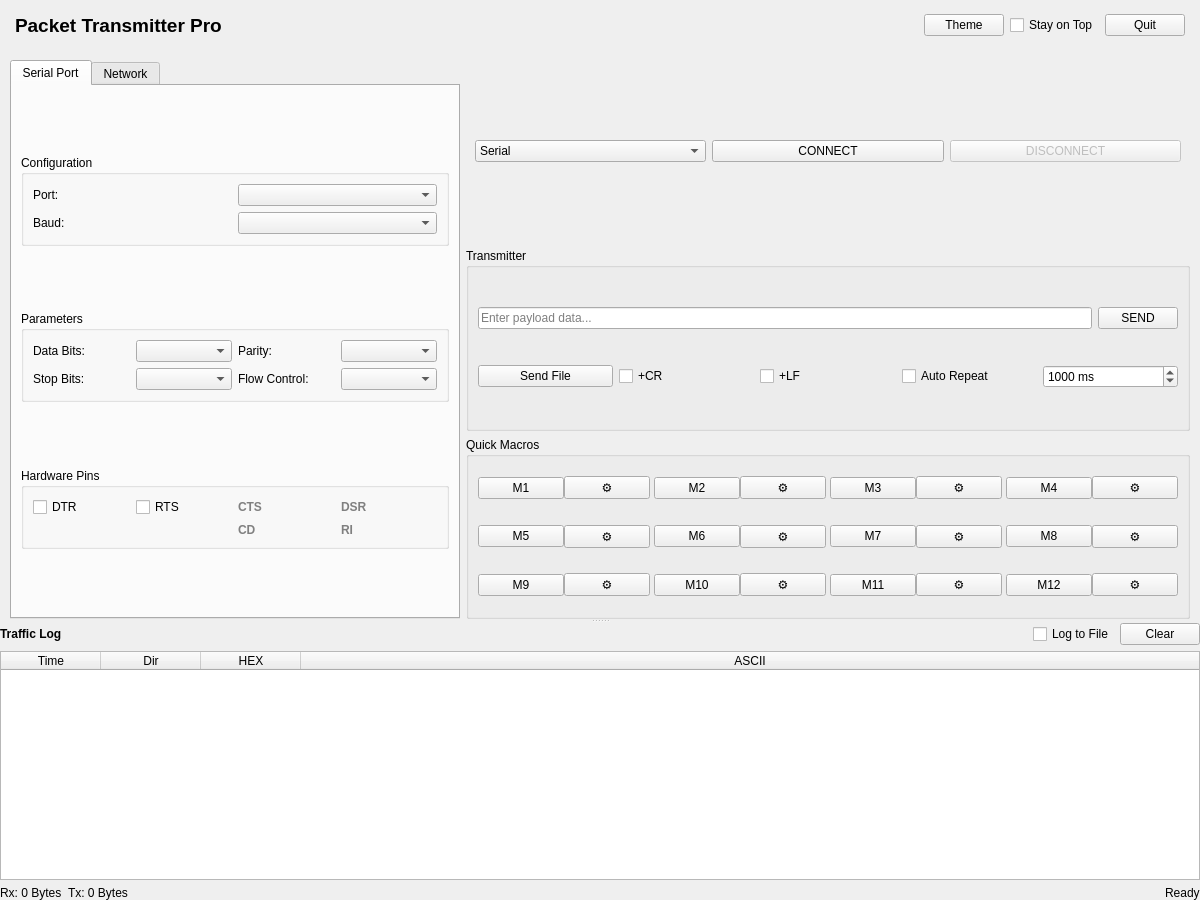
<?xml version="1.0" encoding="UTF-8"?>
<ui version="4.0">
 <class>MainWindow</class>
 <widget class="QWidget" name="MainWindow">
  <property name="geometry">
   <rect>
    <x>0</x>
    <y>0</y>
    <width>1200</width>
    <height>900</height>
   </rect>
  </property>
  <property name="windowTitle">
   <string>Ultimate Packet Transmitter</string>
  </property>
  <layout class="QVBoxLayout" name="mainLayout">
   <property name="spacing">
    <number>0</number>
   </property>
   <property name="leftMargin">
    <number>0</number>
   </property>
   <property name="topMargin">
    <number>0</number>
   </property>
   <property name="rightMargin">
    <number>0</number>
   </property>
   <property name="bottomMargin">
    <number>0</number>
   </property>
   <item>
    <widget class="QFrame" name="headerFrame">
     <property name="minimumSize">
      <size>
       <width>0</width>
       <height>50</height>
      </size>
     </property>
     <layout class="QHBoxLayout" name="headerLayout">
      <property name="leftMargin">
       <number>15</number>
      </property>
      <property name="rightMargin">
       <number>15</number>
      </property>
      <item>
       <widget class="QLabel" name="lblTitle">
        <property name="font">
         <font>
          <pointsize>14</pointsize>
          <bold>true</bold>
         </font>
        </property>
        <property name="text">
         <string>Packet Transmitter Pro</string>
        </property>
       </widget>
      </item>
      <item>
       <spacer name="headerSpacer">
        <property name="orientation">
         <enum>Qt::Orientation::Horizontal</enum>
        </property>
        <property name="sizeHint" stdset="0">
         <size>
          <width>40</width>
          <height>20</height>
         </size>
        </property>
       </spacer>
      </item>
      <item>
       <widget class="QPushButton" name="btnTheme">
        <property name="cursor">
         <cursorShape>PointingHandCursor</cursorShape>
        </property>
        <property name="text">
         <string>Theme</string>
        </property>
       </widget>
      </item>
      <item>
       <widget class="QCheckBox" name="chkStayOnTop">
        <property name="text">
         <string>Stay on Top</string>
        </property>
       </widget>
      </item>
      <item>
       <widget class="QPushButton" name="closeApp">
        <property name="text">
         <string>Quit</string>
        </property>
       </widget>
      </item>
     </layout>
    </widget>
   </item>
   <item>
    <widget class="QSplitter" name="mainSplitter">
     <property name="orientation">
      <enum>Qt::Orientation::Vertical</enum>
     </property>
     <widget class="QWidget" name="topContainer" native="true">
      <property name="minimumSize">
       <size>
        <width>0</width>
        <height>350</height>
       </size>
      </property>
      <layout class="QHBoxLayout" name="horizontalLayout_Top">
       <property name="leftMargin">
        <number>10</number>
       </property>
       <property name="topMargin">
        <number>10</number>
       </property>
       <property name="rightMargin">
        <number>10</number>
       </property>
       <property name="bottomMargin">
        <number>0</number>
       </property>
       <item>
        <widget class="QTabWidget" name="tabSettings">
         <property name="maximumSize">
          <size>
           <width>450</width>
           <height>16777215</height>
          </size>
         </property>
         <property name="currentIndex">
          <number>0</number>
         </property>
         <widget class="QWidget" name="tabSerial">
          <attribute name="title">
           <string>Serial Port</string>
          </attribute>
          <layout class="QVBoxLayout" name="verticalLayout_Serial">
           <item>
            <spacer name="verticalSpacer_4">
             <property name="orientation">
              <enum>Qt::Orientation::Vertical</enum>
             </property>
             <property name="sizeHint" stdset="0">
              <size>
               <width>20</width>
               <height>40</height>
              </size>
             </property>
            </spacer>
           </item>
           <item>
            <widget class="QGroupBox" name="grpSerial">
             <property name="title">
              <string>Configuration</string>
             </property>
             <layout class="QGridLayout" name="gridSerial">
              <item row="0" column="0">
               <widget class="QLabel" name="l_port">
                <property name="text">
                 <string>Port:</string>
                </property>
               </widget>
              </item>
              <item row="0" column="1">
               <widget class="QComboBox" name="comboPort"/>
              </item>
              <item row="1" column="0">
               <widget class="QLabel" name="l_baud">
                <property name="text">
                 <string>Baud:</string>
                </property>
               </widget>
              </item>
              <item row="1" column="1">
               <widget class="QComboBox" name="comboBaudRate"/>
              </item>
             </layout>
            </widget>
           </item>
           <item>
            <spacer name="verticalSpacer_3">
             <property name="orientation">
              <enum>Qt::Orientation::Vertical</enum>
             </property>
             <property name="sizeHint" stdset="0">
              <size>
               <width>20</width>
               <height>40</height>
              </size>
             </property>
            </spacer>
           </item>
           <item>
            <widget class="QGroupBox" name="grpParams">
             <property name="title">
              <string>Parameters</string>
             </property>
             <layout class="QGridLayout" name="gridLayout_Params">
              <item row="0" column="0">
               <widget class="QLabel" name="label_3">
                <property name="text">
                 <string>Data Bits:</string>
                </property>
               </widget>
              </item>
              <item row="0" column="1">
               <widget class="QComboBox" name="comboDataBits"/>
              </item>
              <item row="0" column="2">
               <widget class="QLabel" name="label_4">
                <property name="text">
                 <string>Parity:</string>
                </property>
               </widget>
              </item>
              <item row="0" column="3">
               <widget class="QComboBox" name="comboParity"/>
              </item>
              <item row="1" column="0">
               <widget class="QLabel" name="label_5">
                <property name="text">
                 <string>Stop Bits:</string>
                </property>
               </widget>
              </item>
              <item row="1" column="1">
               <widget class="QComboBox" name="comboStopBits"/>
              </item>
              <item row="1" column="2">
               <widget class="QLabel" name="label_6">
                <property name="text">
                 <string>Flow Control:</string>
                </property>
               </widget>
              </item>
              <item row="1" column="3">
               <widget class="QComboBox" name="comboFlowControl"/>
              </item>
             </layout>
            </widget>
           </item>
           <item>
            <spacer name="verticalSpacer_5">
             <property name="orientation">
              <enum>Qt::Orientation::Vertical</enum>
             </property>
             <property name="sizeHint" stdset="0">
              <size>
               <width>20</width>
               <height>40</height>
              </size>
             </property>
            </spacer>
           </item>
           <item>
            <widget class="QGroupBox" name="grpPins">
             <property name="title">
              <string>Hardware Pins</string>
             </property>
             <layout class="QGridLayout" name="gridPins">
              <item row="0" column="0">
               <widget class="QCheckBox" name="chkDTR">
                <property name="text">
                 <string>DTR</string>
                </property>
               </widget>
              </item>
              <item row="0" column="1">
               <widget class="QCheckBox" name="chkRTS">
                <property name="text">
                 <string>RTS</string>
                </property>
               </widget>
              </item>
              <item row="0" column="2">
               <widget class="QLabel" name="lblCTS">
                <property name="styleSheet">
                 <string>color: gray; font-weight: bold;</string>
                </property>
                <property name="text">
                 <string>CTS</string>
                </property>
               </widget>
              </item>
              <item row="0" column="3">
               <widget class="QLabel" name="lblDSR">
                <property name="styleSheet">
                 <string>color: gray; font-weight: bold;</string>
                </property>
                <property name="text">
                 <string>DSR</string>
                </property>
               </widget>
              </item>
              <item row="1" column="2">
               <widget class="QLabel" name="lblCD">
                <property name="styleSheet">
                 <string>color: gray; font-weight: bold;</string>
                </property>
                <property name="text">
                 <string>CD</string>
                </property>
               </widget>
              </item>
              <item row="1" column="3">
               <widget class="QLabel" name="lblRI">
                <property name="styleSheet">
                 <string>color: gray; font-weight: bold;</string>
                </property>
                <property name="text">
                 <string>RI</string>
                </property>
               </widget>
              </item>
             </layout>
            </widget>
           </item>
           <item>
            <spacer name="verticalSpacer_2">
             <property name="orientation">
              <enum>Qt::Orientation::Vertical</enum>
             </property>
             <property name="sizeHint" stdset="0">
              <size>
               <width>20</width>
               <height>40</height>
              </size>
             </property>
            </spacer>
           </item>
          </layout>
         </widget>
         <widget class="QWidget" name="tabNetwork">
          <attribute name="title">
           <string>Network</string>
          </attribute>
          <layout class="QVBoxLayout" name="verticalLayout_Net">
           <item>
            <widget class="QGroupBox" name="grpNetwork">
             <property name="title">
              <string>Settings</string>
             </property>
             <layout class="QFormLayout" name="formLayout">
              <item row="0" column="0">
               <widget class="QLabel" name="l_nproto">
                <property name="text">
                 <string>Protocol:</string>
                </property>
               </widget>
              </item>
              <item row="0" column="1">
               <widget class="QComboBox" name="comboNetProto">
                <item>
                 <property name="text">
                  <string>TCP Client</string>
                 </property>
                </item>
                <item>
                 <property name="text">
                  <string>TCP Server</string>
                 </property>
                </item>
                <item>
                 <property name="text">
                  <string>UDP Connection</string>
                 </property>
                </item>
               </widget>
              </item>
              <item row="1" column="0">
               <widget class="QLabel" name="l_nip">
                <property name="text">
                 <string>IP Addr:</string>
                </property>
               </widget>
              </item>
              <item row="1" column="1">
               <widget class="QLineEdit" name="txtIpAddress">
                <property name="text">
                 <string>127.0.0.1</string>
                </property>
               </widget>
              </item>
              <item row="2" column="0">
               <widget class="QLabel" name="l_nport">
                <property name="text">
                 <string>Port:</string>
                </property>
               </widget>
              </item>
              <item row="2" column="1">
               <widget class="QSpinBox" name="spinPort">
                <property name="maximum">
                 <number>65535</number>
                </property>
                <property name="value">
                 <number>8080</number>
                </property>
               </widget>
              </item>
             </layout>
            </widget>
           </item>
           <item>
            <spacer name="verticalSpacer">
             <property name="orientation">
              <enum>Qt::Orientation::Vertical</enum>
             </property>
             <property name="sizeHint" stdset="0">
              <size>
               <width>20</width>
               <height>40</height>
              </size>
             </property>
            </spacer>
           </item>
          </layout>
         </widget>
        </widget>
       </item>
       <item>
        <layout class="QVBoxLayout" name="verticalLayout_Center">
         <item>
          <widget class="QFrame" name="frameConnect">
           <layout class="QHBoxLayout" name="horizontalLayout_Connect">
            <item>
             <widget class="QComboBox" name="comboModeSelect">
              <property name="visible">
               <bool>false</bool>
              </property>
              <item>
               <property name="text">
                <string>Serial</string>
               </property>
              </item>
              <item>
               <property name="text">
                <string>Network</string>
               </property>
              </item>
             </widget>
            </item>
            <item>
             <widget class="QPushButton" name="btnConnect">
              <property name="text">
               <string>CONNECT</string>
              </property>
              <property name="checkable">
               <bool>true</bool>
              </property>
             </widget>
            </item>
            <item>
             <widget class="QPushButton" name="btnDisconnect">
              <property name="enabled">
               <bool>false</bool>
              </property>
              <property name="text">
               <string>DISCONNECT</string>
              </property>
             </widget>
            </item>
           </layout>
          </widget>
         </item>
         <item>
          <widget class="QGroupBox" name="grpTransmit">
           <property name="title">
            <string>Transmitter</string>
           </property>
           <layout class="QVBoxLayout" name="verticalLayout_Tx">
            <item>
             <layout class="QHBoxLayout" name="horizontalLayout_Tx">
              <item>
               <widget class="QLineEdit" name="txtPayload">
                <property name="placeholderText">
                 <string>Enter payload data...</string>
                </property>
               </widget>
              </item>
              <item>
               <widget class="QPushButton" name="btnSend">
                <property name="text">
                 <string>SEND</string>
                </property>
               </widget>
              </item>
             </layout>
            </item>
            <item>
             <layout class="QHBoxLayout" name="horizontalLayout_TxTools">
              <item>
               <widget class="QPushButton" name="btnSendFile">
                <property name="text">
                 <string>Send File</string>
                </property>
               </widget>
              </item>
              <item>
               <widget class="QCheckBox" name="chkCR">
                <property name="text">
                 <string>+CR</string>
                </property>
                <property name="toolTip">
                 <string>Append Carriage Return (\r)</string>
                </property>
               </widget>
              </item>
              <item>
               <widget class="QCheckBox" name="chkLF">
                <property name="text">
                 <string>+LF</string>
                </property>
                <property name="toolTip">
                 <string>Append Line Feed (\n)</string>
                </property>
               </widget>
              </item>
              <item>
               <widget class="QCheckBox" name="chkAutoSend">
                <property name="text">
                 <string>Auto Repeat</string>
                </property>
               </widget>
              </item>
              <item>
               <widget class="QSpinBox" name="spinInterval">
                <property name="suffix">
                 <string> ms</string>
                </property>
                <property name="maximum">
                 <number>100000</number>
                </property>
                <property name="value">
                 <number>1000</number>
                </property>
               </widget>
              </item>
             </layout>
            </item>
           </layout>
          </widget>
         </item>
         <item>
          <widget class="QGroupBox" name="grpMacros">
           <property name="title">
            <string>Quick Macros</string>
           </property>
           <layout class="QGridLayout" name="gridMacros">
            <property name="spacing">
             <number>4</number>
            </property>
            <item row="0" column="0">
             <widget class="QFrame" name="frameM1">
              <layout class="QHBoxLayout" name="hboxM1">
               <property name="spacing">
                <number>0</number>
               </property>
               <property name="margin" stdset="0">
                <number>0</number>
               </property>
               <item>
                <widget class="QPushButton" name="btnM1">
                 <property name="text">
                  <string>M1</string>
                 </property>
                </widget>
               </item>
               <item>
                <widget class="QPushButton" name="btnM1_Cfg">
                 <property name="text">
                  <string>⚙</string>
                 </property>
                </widget>
               </item>
              </layout>
             </widget>
            </item>
            <item row="0" column="1">
             <widget class="QFrame" name="frameM2">
              <layout class="QHBoxLayout" name="hboxM2">
               <property name="spacing">
                <number>0</number>
               </property>
               <property name="margin" stdset="0">
                <number>0</number>
               </property>
               <item>
                <widget class="QPushButton" name="btnM2">
                 <property name="text">
                  <string>M2</string>
                 </property>
                </widget>
               </item>
               <item>
                <widget class="QPushButton" name="btnM2_Cfg">
                 <property name="text">
                  <string>⚙</string>
                 </property>
                </widget>
               </item>
              </layout>
             </widget>
            </item>
            <item row="0" column="2">
             <widget class="QFrame" name="frameM3">
              <layout class="QHBoxLayout" name="hboxM3">
               <property name="spacing">
                <number>0</number>
               </property>
               <property name="margin" stdset="0">
                <number>0</number>
               </property>
               <item>
                <widget class="QPushButton" name="btnM3">
                 <property name="text">
                  <string>M3</string>
                 </property>
                </widget>
               </item>
               <item>
                <widget class="QPushButton" name="btnM3_Cfg">
                 <property name="text">
                  <string>⚙</string>
                 </property>
                </widget>
               </item>
              </layout>
             </widget>
            </item>
            <item row="0" column="3">
             <widget class="QFrame" name="frameM4">
              <layout class="QHBoxLayout" name="hboxM4">
               <property name="spacing">
                <number>0</number>
               </property>
               <property name="margin" stdset="0">
                <number>0</number>
               </property>
               <item>
                <widget class="QPushButton" name="btnM4">
                 <property name="text">
                  <string>M4</string>
                 </property>
                </widget>
               </item>
               <item>
                <widget class="QPushButton" name="btnM4_Cfg">
                 <property name="text">
                  <string>⚙</string>
                 </property>
                </widget>
               </item>
              </layout>
             </widget>
            </item>
            <item row="1" column="0">
             <widget class="QFrame" name="frameM5">
              <layout class="QHBoxLayout" name="hboxM5">
               <property name="spacing">
                <number>0</number>
               </property>
               <property name="margin" stdset="0">
                <number>0</number>
               </property>
               <item>
                <widget class="QPushButton" name="btnM5">
                 <property name="text">
                  <string>M5</string>
                 </property>
                </widget>
               </item>
               <item>
                <widget class="QPushButton" name="btnM5_Cfg">
                 <property name="text">
                  <string>⚙</string>
                 </property>
                </widget>
               </item>
              </layout>
             </widget>
            </item>
            <item row="1" column="1">
             <widget class="QFrame" name="frameM6">
              <layout class="QHBoxLayout" name="hboxM6">
               <property name="spacing">
                <number>0</number>
               </property>
               <property name="margin" stdset="0">
                <number>0</number>
               </property>
               <item>
                <widget class="QPushButton" name="btnM6">
                 <property name="text">
                  <string>M6</string>
                 </property>
                </widget>
               </item>
               <item>
                <widget class="QPushButton" name="btnM6_Cfg">
                 <property name="text">
                  <string>⚙</string>
                 </property>
                </widget>
               </item>
              </layout>
             </widget>
            </item>
            <item row="1" column="2">
             <widget class="QFrame" name="frameM7">
              <layout class="QHBoxLayout" name="hboxM7">
               <property name="spacing">
                <number>0</number>
               </property>
               <property name="margin" stdset="0">
                <number>0</number>
               </property>
               <item>
                <widget class="QPushButton" name="btnM7">
                 <property name="text">
                  <string>M7</string>
                 </property>
                </widget>
               </item>
               <item>
                <widget class="QPushButton" name="btnM7_Cfg">
                 <property name="text">
                  <string>⚙</string>
                 </property>
                </widget>
               </item>
              </layout>
             </widget>
            </item>
            <item row="1" column="3">
             <widget class="QFrame" name="frameM8">
              <layout class="QHBoxLayout" name="hboxM8">
               <property name="spacing">
                <number>0</number>
               </property>
               <property name="margin" stdset="0">
                <number>0</number>
               </property>
               <item>
                <widget class="QPushButton" name="btnM8">
                 <property name="text">
                  <string>M8</string>
                 </property>
                </widget>
               </item>
               <item>
                <widget class="QPushButton" name="btnM8_Cfg">
                 <property name="text">
                  <string>⚙</string>
                 </property>
                </widget>
               </item>
              </layout>
             </widget>
            </item>
            <item row="2" column="0">
             <widget class="QFrame" name="frameM9">
              <layout class="QHBoxLayout" name="hboxM9">
               <property name="spacing">
                <number>0</number>
               </property>
               <property name="margin" stdset="0">
                <number>0</number>
               </property>
               <item>
                <widget class="QPushButton" name="btnM9">
                 <property name="text">
                  <string>M9</string>
                 </property>
                </widget>
               </item>
               <item>
                <widget class="QPushButton" name="btnM9_Cfg">
                 <property name="text">
                  <string>⚙</string>
                 </property>
                </widget>
               </item>
              </layout>
             </widget>
            </item>
            <item row="2" column="1">
             <widget class="QFrame" name="frameM10">
              <layout class="QHBoxLayout" name="hboxM10">
               <property name="spacing">
                <number>0</number>
               </property>
               <property name="margin" stdset="0">
                <number>0</number>
               </property>
               <item>
                <widget class="QPushButton" name="btnM10">
                 <property name="text">
                  <string>M10</string>
                 </property>
                </widget>
               </item>
               <item>
                <widget class="QPushButton" name="btnM10_Cfg">
                 <property name="text">
                  <string>⚙</string>
                 </property>
                </widget>
               </item>
              </layout>
             </widget>
            </item>
            <item row="2" column="2">
             <widget class="QFrame" name="frameM11">
              <layout class="QHBoxLayout" name="hboxM11">
               <property name="spacing">
                <number>0</number>
               </property>
               <property name="margin" stdset="0">
                <number>0</number>
               </property>
               <item>
                <widget class="QPushButton" name="btnM11">
                 <property name="text">
                  <string>M11</string>
                 </property>
                </widget>
               </item>
               <item>
                <widget class="QPushButton" name="btnM11_Cfg">
                 <property name="text">
                  <string>⚙</string>
                 </property>
                </widget>
               </item>
              </layout>
             </widget>
            </item>
            <item row="2" column="3">
             <widget class="QFrame" name="frameM12">
              <layout class="QHBoxLayout" name="hboxM12">
               <property name="spacing">
                <number>0</number>
               </property>
               <property name="margin" stdset="0">
                <number>0</number>
               </property>
               <item>
                <widget class="QPushButton" name="btnM12">
                 <property name="text">
                  <string>M12</string>
                 </property>
                </widget>
               </item>
               <item>
                <widget class="QPushButton" name="btnM12_Cfg">
                 <property name="text">
                  <string>⚙</string>
                 </property>
                </widget>
               </item>
              </layout>
             </widget>
            </item>
           </layout>
          </widget>
         </item>
        </layout>
       </item>
      </layout>
     </widget>
     <widget class="QWidget" name="bottomContainer" native="true">
      <layout class="QVBoxLayout" name="verticalLayout_Bottom">
       <item>
        <layout class="QHBoxLayout" name="horizontalLayout_Logs">
         <item>
          <widget class="QLabel" name="label_PacketList">
           <property name="font">
            <font>
             <bold>true</bold>
            </font>
           </property>
           <property name="text">
            <string>Traffic Log</string>
           </property>
          </widget>
         </item>
         <item>
          <spacer name="horizontalSpacer_Logs">
           <property name="orientation">
            <enum>Qt::Orientation::Horizontal</enum>
           </property>
           <property name="sizeHint" stdset="0">
            <size>
             <width>40</width>
             <height>20</height>
            </size>
           </property>
          </spacer>
         </item>
         <item>
          <widget class="QCheckBox" name="chkLogToFile">
           <property name="text">
            <string>Log to File</string>
           </property>
          </widget>
         </item>
         <item>
          <widget class="QPushButton" name="btnClearRx">
           <property name="text">
            <string>Clear</string>
           </property>
          </widget>
         </item>
        </layout>
       </item>
       <item>
        <widget class="QTableWidget" name="tablePackets">
         <property name="columnCount">
          <number>4</number>
         </property>
         <attribute name="horizontalHeaderStretchLastSection">
          <bool>true</bool>
         </attribute>
         <column>
          <property name="text">
           <string>Time</string>
          </property>
         </column>
         <column>
          <property name="text">
           <string>Dir</string>
          </property>
         </column>
         <column>
          <property name="text">
           <string>HEX</string>
          </property>
         </column>
         <column>
          <property name="text">
           <string>ASCII</string>
          </property>
         </column>
        </widget>
       </item>
       <item>
        <layout class="QHBoxLayout" name="horizontalLayout_Status">
         <item>
          <widget class="QLabel" name="lblRxCount">
           <property name="text">
            <string>Rx: 0 Bytes</string>
           </property>
          </widget>
         </item>
         <item>
          <widget class="QLabel" name="lblTxCount">
           <property name="text">
            <string>Tx: 0 Bytes</string>
           </property>
          </widget>
         </item>
         <item>
          <spacer name="hsStatus">
           <property name="orientation">
            <enum>Qt::Orientation::Horizontal</enum>
           </property>
           <property name="sizeHint" stdset="0">
            <size>
             <width>0</width>
             <height>0</height>
            </size>
           </property>
          </spacer>
         </item>
         <item>
          <widget class="QLabel" name="lblStatus">
           <property name="text">
            <string>Ready</string>
           </property>
          </widget>
         </item>
        </layout>
       </item>
      </layout>
     </widget>
    </widget>
   </item>
  </layout>
 </widget>
 <resources/>
 <connections>
  <connection>
   <sender>closeApp</sender>
   <signal>clicked()</signal>
   <receiver>MainWindow</receiver>
   <slot>close()</slot>
   <hints>
    <hint type="sourcelabel">
     <x>1059</x>
     <y>35</y>
    </hint>
    <hint type="destinationlabel">
     <x>599</x>
     <y>424</y>
    </hint>
   </hints>
  </connection>
 </connections>
</ui>
